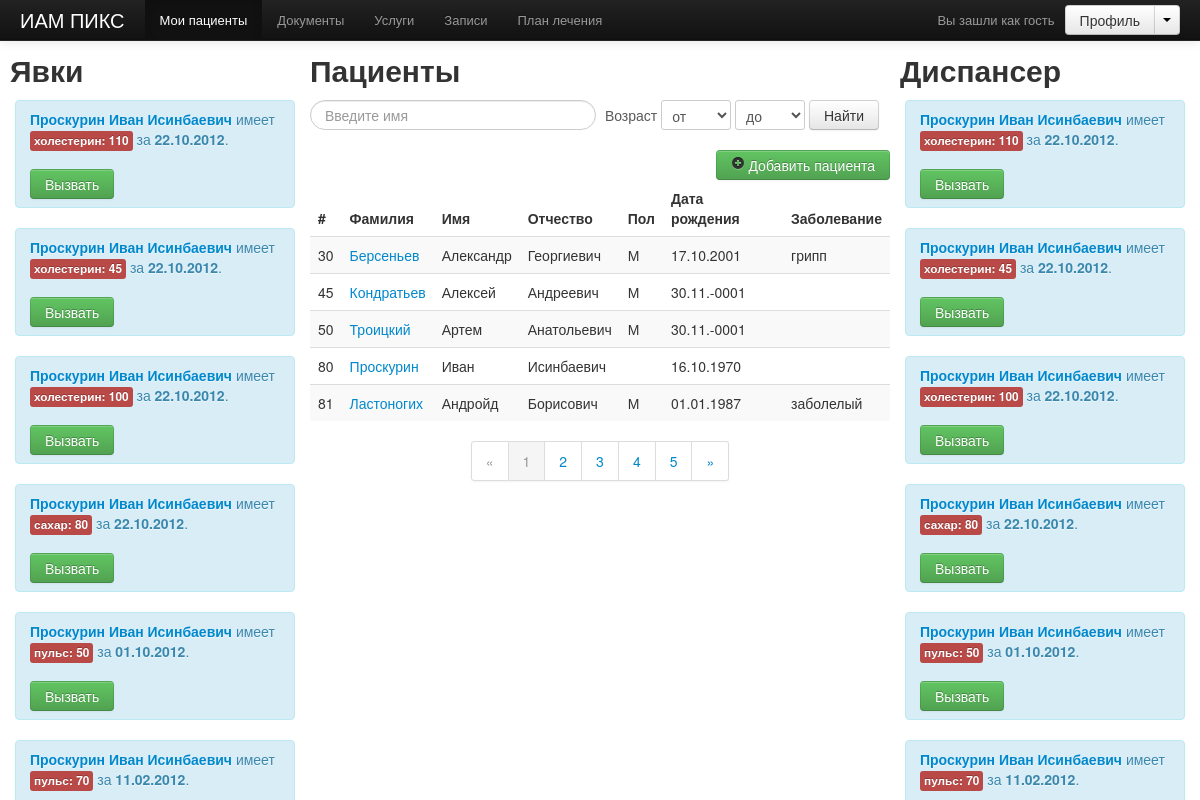
Before: /demo/index.php with the older database file.
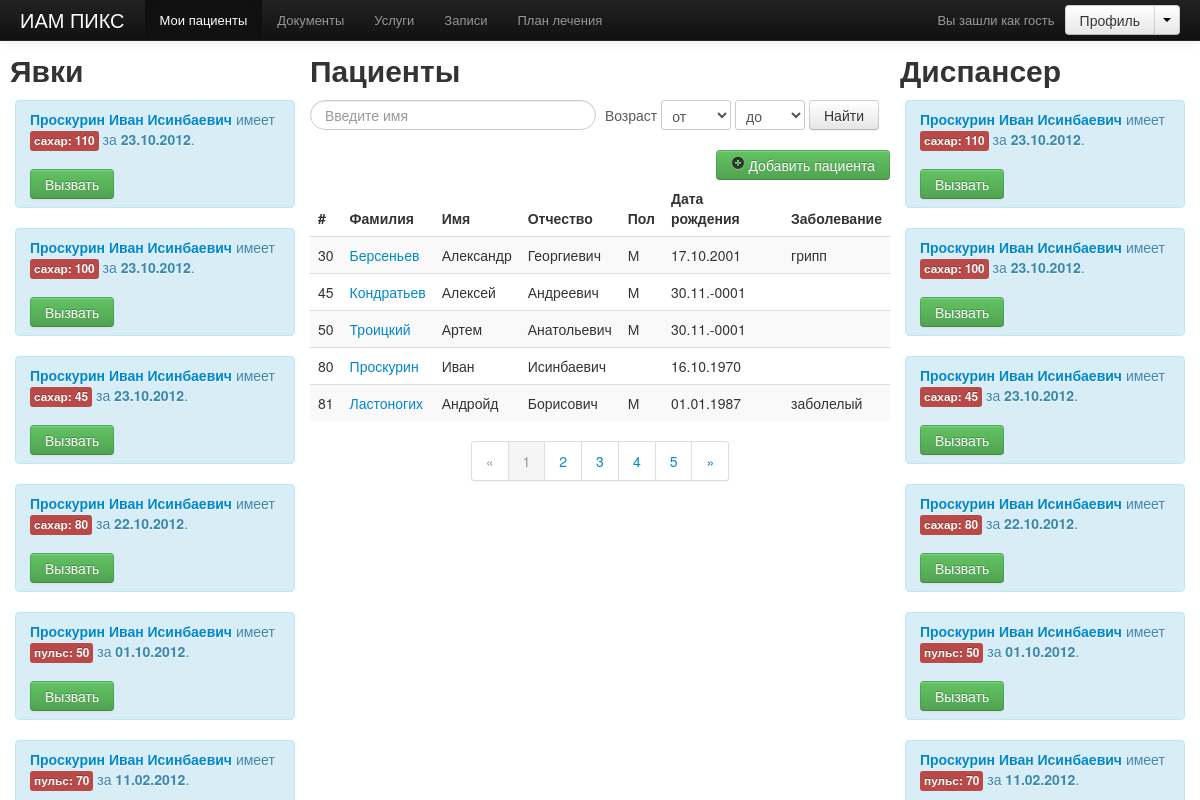
After: the same page with the newer database file.
### tables this page shows
CREATE TABLE IF NOT EXISTS `parameters` (
  `id` int(11) NOT NULL AUTO_INCREMENT,
  `value` varchar(10) DEFAULT NULL,
  `closed` tinyint(1) DEFAULT '0',
  `sent` tinyint(1) DEFAULT '0',
  `date` timestamp NOT NULL DEFAULT CURRENT_TIMESTAMP ON UPDATE CURRENT_TIMESTAMP,
  `parameter_type_id` int(11) NOT NULL,
  `patient_id` int(11) NOT NULL,
  `preparation_id` int(11) NOT NULL,
  `parameter_norm_id` int(11) NOT NULL,
  PRIMARY KEY (`id`),
  KEY `parameter_types_id_FK_1` (`parameter_type_id`),
  KEY `parameter_types_id_FK_2` (`patient_id`),
  KEY `preparation_id_FK_2` (`preparation_id`),
  KEY `parameter_types_id_FK_6` (`parameter_norm_id`)
);

CREATE TABLE IF NOT EXISTS `patients` (
  `id` int(11) NOT NULL AUTO_INCREMENT,
  `first_name` varchar(300) NOT NULL,
  `last_name` varchar(120) DEFAULT NULL,
  `patronymic` varchar(120) DEFAULT NULL,
  `sex` varchar(1) DEFAULT NULL,
  `document` text,
  `address` text NOT NULL,
  `phone` varchar(50) DEFAULT NULL,
  `mobile_phone` varchar(30) DEFAULT NULL,
  `mobile_phone_second` varchar(30) DEFAULT NULL,
  `desease` text,
  `date_birth` date NOT NULL,
  PRIMARY KEY (`id`)
);

### demo/functions.php (called while the page is built, shortened)
<?php function logout()
function query($value)
{
    $sql = mysql_query($value);
    return $sql;
}
function get_patients()
{
    $sql = query("select * from patients");
    while($records = mysql_fetch_assoc($sql))
    $new_records[] = $records;
    return $new_records;
}
function get_date_birth($date)
{
    return date("d.m.Y",strtotime($date));
}
function notifs()
{
    $sql = query("SELECT distinct(parameters.id) as id, patients.last_name, patients.id as uid, patients.first_name, patients.patronymic,
    parameters.date as date, parameters.value,
    (select LOWER(parameter_types.name) from parameter_types where parameters.parameter_type_id = parameter_types.id limit 1) as name,
    (select parameter_types.code from parameter_types where parameters.parameter_type_id = parameter_types.id limit 1) as code
    FROM parameters, parameter_norms, patients
    WHERE (value < start_norm OR value > end_norm) AND YEAR(date) >= '2010' AND YEAR(date) <= '2012' AND (parameter_norm_id = parameter_norms.id
    AND patients.id = parameters.patient_id) ORDER BY date DESC");
    while($record = mysql_fetch_assoc($sql))
    $records[] = $record;
    return $records;
}

### demo/includes/notifications.php (the view, shortened to what this page needs)
<?php
$patients = notifs();
$str = explode(';', $_COOKIE['messages']);
$sent = explode(';', $_COOKIE['sent']);
$closed = explode(';', $_COOKIE['closed']);
for($i=0;$i<count($patients); $i++) {
    $id = $patients[$i]['id'];
    $uid = $patients[$i]['uid'];
    if(!in_array($id, $sent) && !in_array($id, $closed))  { ?>
    <div class="alert
    <?php if(in_array($id, $str)) { echo 'alert-success'; } else { echo 'alert-info'; } ?>" id="<?=$id?>">
            <a href="/demo/show.php?patient_id=<?=$uid?>&type=<?=$patients[$i]['code']?>&main=true" id="<?=$id?>" class="js-chart-link js-name" rel="tooltip" data-original-title="Просмотреть график по <?=$patients[$i]['name']?>у">
                <strong>
                    <?=$patients[$i]['last_name'] .' '. $patients[$i]['first_name'] .' '. $patients[$i]['patronymic']?>
                </strong>
            </a>
         имеет <span class="label label-important"><?=$patients[$i]['name']?>: <?=$patients[$i]['value']?></span> за
        <b><?=date("d.m.Y",strtotime($patients[$i]['date']))?></b>.
        <br><br>
        <?php if(!in_array($id, $str)) { ?>
            <button type="button" class="btn btn-success submit" data-toggle="modal" href="#myModal">Вызвать</button>
        <?php } ?>
    </div>
<?php }  } ?>

### demo/includes/head.php (shortened to what this page needs)
<?php require_once($_SERVER['DOCUMENT_ROOT'] . '/demo/functions.php');?>
<!DOCTYPE html>
 <html class="no-js">
<head>
    <link rel="stylesheet" href="css/main.css">
    <link href="css/bootstrap.min.css" rel="stylesheet">
    <link rel="stylesheet" href="http://code.jquery.com/ui/1.9.0/themes/base/jquery-ui.css" />
</head>
<body>

### demo/includes/header.php (shortened to what this page needs)
<div class="navbar navbar-inverse navbar-fixed-top">
    <div class="navbar-inner">
        <div class="container-fluid">
            <a class="brand" href="/demo/">ИАМ ПИКС</a>
            <div class="nav-collapse collapse" style="height: 0px; ">
                <ul class="nav">
                    <li class="active">
                        <a href="#">Мои пациенты</a>
                    </li>
                    <li><a href="#">Документы</a></li>
                    <li><a href="#">Услуги</a></li>
                    <li><a href="#">Записи</a></li>
                    <li><a href="/demo/plans.php">План лечения</a></li>
                </ul>
                <div class="btn-group pull-right gap-left-out_10">
                    <a class="btn" href="#">Профиль</a>
                    <a class="btn dropdown-toggle" data-toggle="dropdown">
                        <span class="caret"></span>
                    </a>
                </div>
                <p class="navbar-text pull-right">
                    Вы зашли как <span class="auth-text">гость</span>
                </p>
            </div>
        </div>
    </div>
</div>

### demo/index.php (shortened to what this page needs)
<?php include('includes/head.php'); ?>
<?php include('includes/header.php'); ?>
<div role="main">
    <aside class="sidebar sidebar_type_left affix">
        <h2>Явки</h2>
        <div class="sidebar__inner">
            <?php include('includes/notifications.php'); ?>
        </div>
    </aside>
    <div class="main">
        <div class="main__inner">
            <h2>Пациенты</h2>
            <?php include('includes/search.php'); ?>
            <?php include('includes/patients.php'); ?>
        </div>
    </div>
    <aside class="sidebar sidebar_type_right affix">
        <h2>Диспансер</h2>
        <div class="sidebar__inner">
            <?php include('includes/notifications.php'); ?>
        </div>
    </aside>
</div>
</body>
</html>

### demo/includes/search.php (shortened to what this page needs)
<form class="form-search">
    <input type="text" class="input-medium search-query span3" id="tags" placeholder="Введите имя">
    <span class="help-inline">Возраст</span>
    <select class="span1">
        <option value="0">от</option>
    </select>
    <select class="span1">
        <option value="0">до</option>
    </select>
    <button type="submit" class="btn">Найти</button>
</form>

### demo/includes/patients.php
<a class="btn btn-success" style="float: right;" href="new.php">
    <i class="icon-plus-sign"></i>
    Добавить пациента
</a>
<table class="table table-striped">
    <thead>
    <tr>
        <th>#</th>
        <th>
            Фамилия
        </th>
        <th>
            Имя
        </th>
        <th>
            Отчество
        </th>
        <th>
            Пол
        </th>
        <th>
            Дата рождения
        </th>
        <th>
            Заболевание
        </th>
    </tr>
    </thead>
    <tbody>
    <?php $patient = get_patients(); foreach($patient as $patient) { ?>
    <tr>
        <td>
            <?=$patient['id']?>
        </td>
        <td>
            <a id="<?=$patient['id']?>" title="Просмотр" href="show.php?patient_id=<?=$patient['id']?>&main=true">
                <?=$patient['last_name']?>
            </a>
        </td>
        <td>
            <?=$patient['first_name']?>
        </td>
        <td>
            <?=$patient['patronymic']?>
        </td>
        <td>
            <?=$patient['sex']?>
        </td>
        <td>
            <?php
                if($patient['date_birth'] != 0) {
                    echo get_date_birth($patient['date_birth']);
                }
            ?>
        </td>
        <td>
            <?=$patient['desease']?>
        </td>
    </tr>
        <?php } ?>
    </tbody>
</table>
<div class="pagination pagination-centered">
    <ul>
        <li class="disabled"><a href="#">«</a></li>
        <li class="active"><a href="#">1</a></li>
        <li><a href="#">2</a></li>
        <li><a href="#">3</a></li>
        <li><a href="#">4</a></li>
        <li><a href="#">5</a></li>
        <li><a href="#">»</a></li>
    </ul>
</div>

### demo/css/main.css (style rules this page uses)
.gap-left-out_10 { margin-left: 10px; }
.sidebar { position: relative; float: left; width: 290px; }
.sidebar__inner { padding: 0 5px; overflow: auto; }
.sidebar_type_left { padding: 0 0 0 10px; margin-right: -310px; left: 0; }
.sidebar_type_right { padding: 0 10px 0 0; margin-left: -310px; right: 0; }
.main { width: 100%; float: left; }
.main__inner { padding: 0 310px; }
body .alert { position: relative; padding-right: 10px; }

### demo/css/docs.css (style rules this page uses)
body { position: relative; padding-top: 40px; }
body > .navbar { font-size: 13px; }

Changed rows visible on the page:
changed parameters (number 1 of 6 on the later page): name "холестерин" → "сахар"; date "22.10.2012" → "23.10.2012"
changed parameters (number 2 of 6 on the later page): name "холестерин" → "сахар"; date "22.10.2012" → "23.10.2012"; moves up the list
changed parameters (number 3 of 6 on the later page): name "холестерин" → "сахар"; date "22.10.2012" → "23.10.2012"
